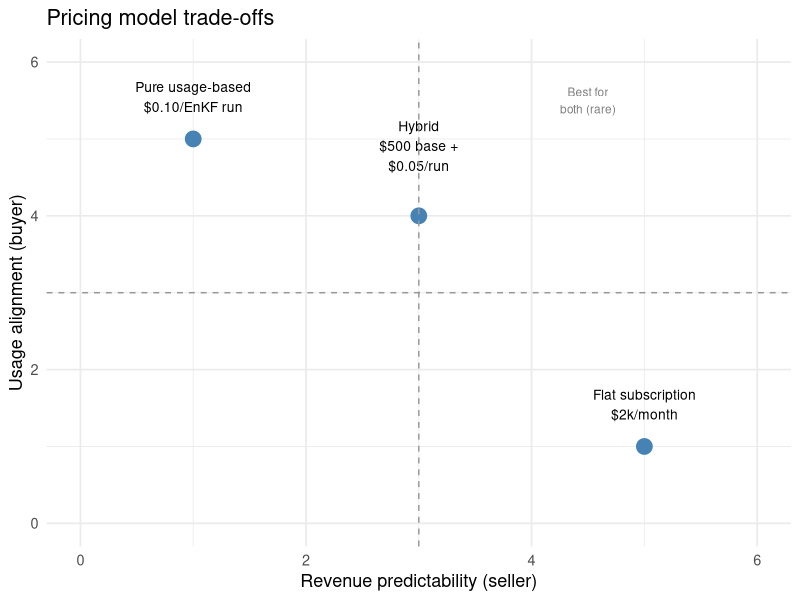
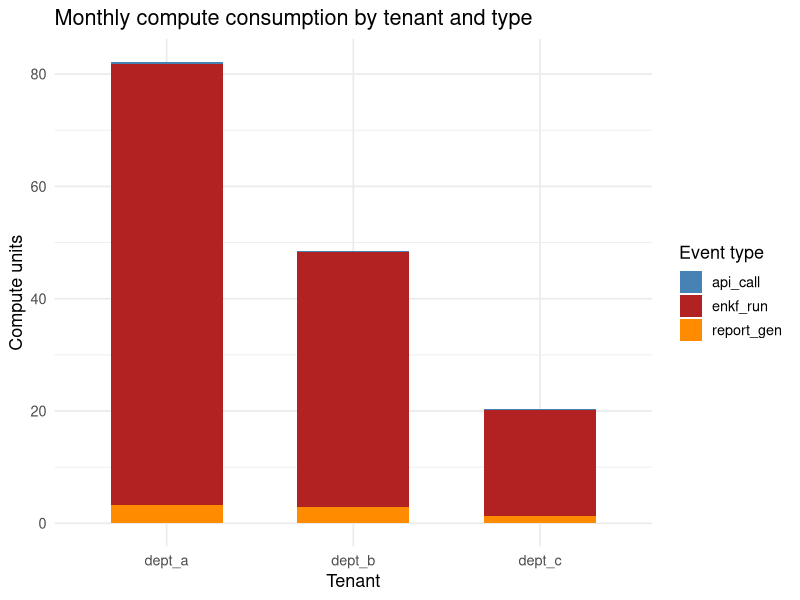

Recreate these plots in R, in order.
## ---- chunk 1
#| label: pricing-models
#| fig-cap: "Three SaaS pricing models and their revenue predictability vs. usage alignment trade-offs. Flat subscriptions are easiest to sell; usage-based aligns incentives best; hybrid is most common in practice."

library(ggplot2)

models <- data.frame(
  model       = c("Flat subscription\n$2k/month",
                  "Pure usage-based\n$0.10/EnKF run",
                  "Hybrid\n$500 base +\n$0.05/run"),
  predictability = c(5, 1, 3),
  alignment      = c(1, 5, 4)
)

ggplot(models, aes(x = predictability, y = alignment, label = model)) +
  geom_point(size = 5, colour = "steelblue") +
  geom_text(vjust = -0.9, size = 3.5) +
  scale_x_continuous(name = "Revenue predictability (seller)", limits = c(0, 6)) +
  scale_y_continuous(name = "Usage alignment (buyer)",         limits = c(0, 6)) +
  geom_vline(xintercept = 3, linetype = "dashed", colour = "grey60") +
  geom_hline(yintercept = 3, linetype = "dashed", colour = "grey60") +
  annotate("text", x = 4.5, y = 5.5, label = "Best for\nboth (rare)",
           size = 3, colour = "grey50") +
  labs(title = "Pricing model trade-offs") +
  theme_minimal(base_size = 13)
## ---- chunk 2
#| label: billing-calc

set.seed(42)

# Simulate one month of usage events across three tenants
n_events <- 200
usage <- data.frame(
  tenant_id    = sample(c("dept_a","dept_b","dept_c"), n_events, replace=TRUE,
                         prob = c(0.5, 0.3, 0.2)),
  event_type   = sample(c("api_call","enkf_run","report_gen"), n_events,
                         replace=TRUE, prob=c(0.7, 0.2, 0.1)),
  compute_units = NA_real_
)
usage$compute_units[usage$event_type == "api_call"]   <- runif(sum(usage$event_type == "api_call"), 0.001, 0.01)
usage$compute_units[usage$event_type == "enkf_run"]   <- runif(sum(usage$event_type == "enkf_run"), 1, 10)
usage$compute_units[usage$event_type == "report_gen"] <- runif(sum(usage$event_type == "report_gen"), 0.1, 0.5)

# Pricing: $500 base + $0.05 per compute unit
BASE_FEE         <- 500
PRICE_PER_UNIT   <- 0.05

billing <- aggregate(compute_units ~ tenant_id, data = usage, sum)
billing$base_fee       <- BASE_FEE
billing$usage_charge   <- round(billing$compute_units * PRICE_PER_UNIT, 2)
billing$total          <- billing$base_fee + billing$usage_charge
billing$compute_units  <- round(billing$compute_units, 1)

knitr::kable(billing[, c("tenant_id","compute_units","base_fee",
                           "usage_charge","total")],
             col.names = c("Tenant","Compute units","Base ($)","Usage ($)","Total ($)"),
             caption = "Monthly invoice — hybrid pricing model")
## ---- chunk 3
#| label: usage-breakdown
#| fig-cap: "Compute unit consumption by tenant and event type. dept_a dominates because it runs more EnKF jobs — the higher-cost event type. This data justifies tier differentiation."

library(ggplot2)
library(dplyr)

usage_summary <- usage |>
  group_by(tenant_id, event_type) |>
  summarise(total_cu = sum(compute_units, na.rm=TRUE), .groups="drop")

ggplot(usage_summary, aes(x = tenant_id, y = total_cu, fill = event_type)) +
  geom_col(position = "stack", width = 0.6) +
  scale_fill_manual(values = c(api_call   = "steelblue",
                                enkf_run   = "firebrick",
                                report_gen = "darkorange"),
                    name = "Event type") +
  labs(x = "Tenant", y = "Compute units",
       title = "Monthly compute consumption by tenant and type") +
  theme_minimal(base_size = 13)
